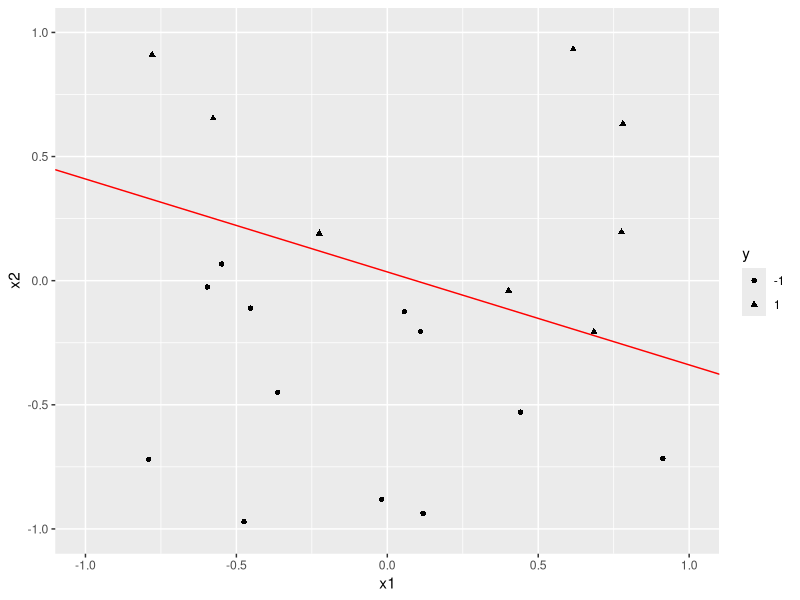

Write R code to recreate this figure.
# Two random points from space S = [−1, 1] × [−1, 1]
set.seed(5)
p1 = runif(2, min = -1, max = 1)
p2 = runif(2, min = -1, max = 1)

# find f the "real" function
diff = p2-p1
slope = diff[2]/diff[1]
intercept = p1[2] - slope*p1[1]

# Generate data 
n = 20
X = data.frame(x0 = rep(.01, n), 
               x1 = runif(n, min = -1, max = 1), 
               x2 = runif(n, min = -1, max = 1))

# Assuming the slope isn't inf. assign data points "above the line 
# to have value 1 (+1), else 0 (-1)
y = ifelse(X$x2 > slope*(X$x1) + intercept, 1, -1)

# Construct weight vector W
# Initialize W
W = c(0, 0, 0)

# A function for checking classifitions
check = function(a) {
  a = ifelse(sign(a$x0*W[1]+a$x1*W[2]+a$x2*W[3])*y == 1, 
                           FALSE, TRUE)
  return(a)
}

# PLA Algorithm
# Hafta use R's inefficient while loop here D:
# Initialize missclassification indicator (initially all misclassified)
# add observation number so we can easily sample (hard to directly
# sample rows in R since, unlike Python, R data frame does not 
# treat rows as elements)
X$misclassified = rep(TRUE, n)
X$obs = seq(1, n)
count = 0
while (sum(X$misclassified) > 0) {
  
  # Samples one observation from the misclassfied pool of points
  i = sample(X[X$misclassified==TRUE, 5], 1)
  
  s = sign(sum(as.numeric(X[i, 1:3])*W))
  
  # If data point is on the incorrect "side", rotate the hyperplane
  # towards the data point so the angle between them (normal vector and data)
  # < 90 degrees
  if (y[i]==1 & s<=0) {
    W = W + as.numeric(X[i, 1:3])
  } else if (y[i]==0 & s>=0) {
    W = W - as.numeric(X[i, 1:3])
    correct = 0
  }
  X$misclassified = check(X)
  count = count + 1
}

cat("Iterations till converge: \n", count)

library(ggplot2) 

X$y = as.factor(y)
ggplot(X, aes(x=x1, y = x2, shape = y)) +
  geom_point() +
  geom_abline(intercept=intercept, slope=-W[2]/W[3], color = "red") +
  xlim(-1, 1) + ylim(-1, 1)

